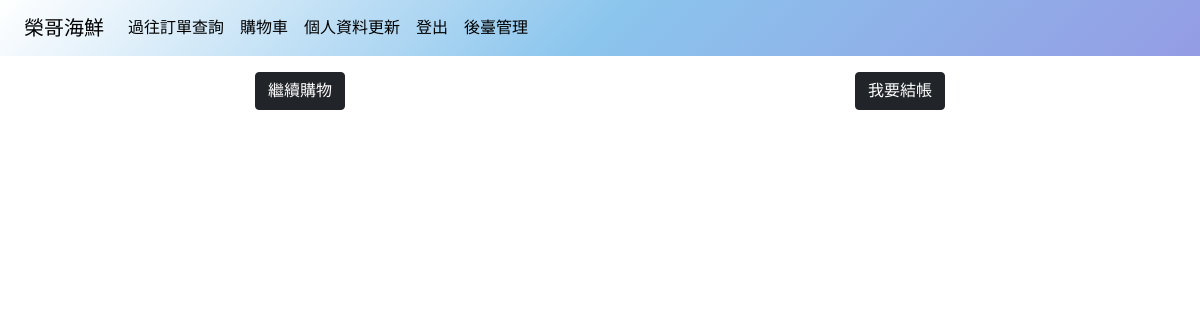
/OrderManagement/cart/ (signed in), run on an earlier commit of the app's database.
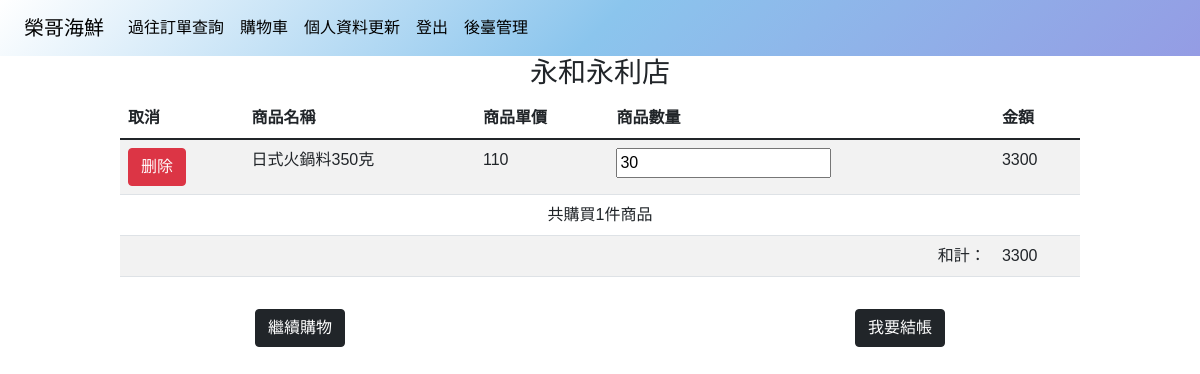
And on a later commit of the database.
### member/models.py (models this page shows)
class Branchs(models.Model):
    Name=models.CharField(max_length=15,verbose_name='店家名稱')
    address = models.CharField(max_length=255,verbose_name='店家地址')
    phone_number = models.CharField(max_length=15,verbose_name='店家電話')
    def __str__(self):
        return self.Name
    class Meta:
        verbose_name = "店家"
        verbose_name_plural = '店家'  # 中文名稱

### OrderManagement/models.py (models this page shows, shortened)
class ShoppingCartDetails(models.Model):
    Products=models.ForeignKey(Products,on_delete=models.DO_NOTHING,verbose_name='商品')
    ShoppingCart = models.ForeignKey(ShoppingCart, on_delete=models.CASCADE, related_name='details', verbose_name='購物車')
    Number=models.IntegerField(null=True, blank=True,verbose_name="數量")
    Time=models.DateTimeField(auto_now_add=True)
    Price=models.IntegerField(null=True,verbose_name='價格')
    Total=models.IntegerField(null=True,verbose_name='總價格')
    class Meta:
        verbose_name = "購物車明細"
        verbose_name_plural = '購物車明細'  # 中文名稱

### Product/models.py (models this page shows)
class Products(models.Model):
    Sh_CHOICES = (
        (0, '下架'),
        (1, '上架'),
    )
    Category=models.ForeignKey(Categories, on_delete=models.CASCADE,verbose_name="類別",null=True, blank=True)
    Item_name=models.CharField(max_length=99,verbose_name="貨品名稱",null=True, blank=True)
    Price=models.IntegerField(verbose_name="建議售價")
    Import_price=models.IntegerField(verbose_name="成本價")
    Specification=models.CharField(max_length=99,verbose_name="規格",null=True, blank=True)
    Sh=models.IntegerField(choices=Sh_CHOICES,default=1,verbose_name="上/下架")
    class Meta:
        verbose_name = "商品管理"
        verbose_name_plural = '商品管理'  # 中文名稱
    def __str__(self):
        return str(self.Item_name)

### OrderManagement/views.py (the view)
# urls.py: path('cart/', views.cart, name='cart'),
def cart(request):
    carts_by_branch = defaultdict(list)
    current_user = request.user
    member_cart = ShoppingCart.objects.filter(User=current_user)
    if member_cart:
        for cart_item in member_cart:
            total=cart_item.Total
            cart_details = cart_item.details.all()
            branch = cart_item.branch
            carts_by_branch[branch].append({'details': cart_details, 'total': total})
    else:
        cart_details=None
        total=0
    context={
        'title':'榮哥海鮮',
        'cartlist':dict(carts_by_branch),
    }
    return render(request, 'cart.html',context)

### OrderManagement/templates/cart.html (shortened to what this page needs)
{% extends 'index/base.html' %} {% load static %}  {% block content %}
{% for branch, cart_items in cartlist.items %}
  <h3 class="text-center">{{ branch }}</h3>
  <div class="addtocart_outer">
    <div class="addtocart_inner">
      <div class="table-responsive">
        <table class="table table-striped">
          <thead>
            <tr>
              <th>取消</th>
              <th>商品名稱</th>
              <th>商品單價</th>
              <th>商品數量</th>
              <th>金額</th>
            </tr>
          </thead>
          <tbody>
            {% for item in cart_items %}
              {% for product in item.details %}
                <tr>
                  <td>
                    <button class="btn btn-danger" onclick="deleteItem({{ product.pk }})">
                      删除
                    </button>
                  </td>
                  <td>{{ product.Products }}</td>
                  <td>{{ product.Price }}</td>
                  <td>
                    <input
                      type="number"
                      class="cart-quantity"
                      data-detail-id="{{ product.id }}"
                      value="{{ product.Number }}"
                    />
                  </td>
                  <td class="item-price" data-detail-id="{{ product.id }}">
                    {{ product.Total }}
                  </td>
                </tr>
              {% endfor %}
              <tr>
                <td colspan="5" class="text-center">
                  共購買{{ item.details.count }}件商品
                </td>
              </tr>
              <tr>
                <td colspan="4" class="text-end">和計：</td>
                <td class="grandtotal" data-branch-id="{{ branch.id }}">
                  {{ item.total }}
                </td>
              </tr>
            {% endfor %}
          </tbody>
        </table>
      </div>
    </div>
  </div>
{% endfor %}
  <div class="d-flex justify-content-around my-3">
    <a href="{% url 'home' %}" class="btn btn-dark">繼續購物</a>
    <a
      href="{% url 'OrderManagement:cartorder' %}"
      class="btn btn-dark btn-checkout"
      >我要結帳</a
    >
  </div>
{% endblock %}

What changed in the data, as far as the page shows it:
now on this page (row unchanged): Branchs: Name "永和永利店", details.count "1", total "3300"
added ShoppingCartDetails: Products "日式火鍋料350克", Price "110", Number "30", Total "3300"
